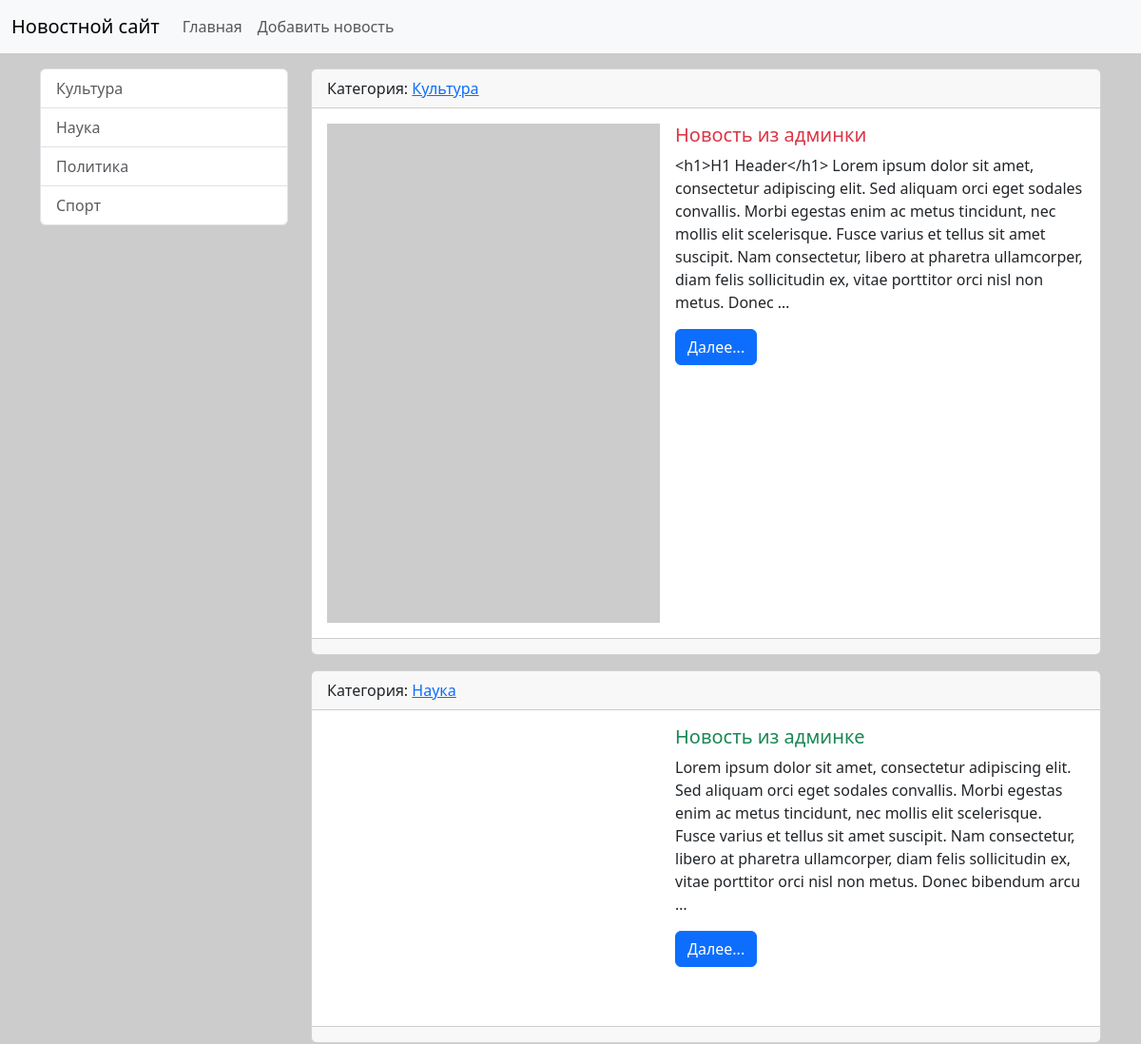
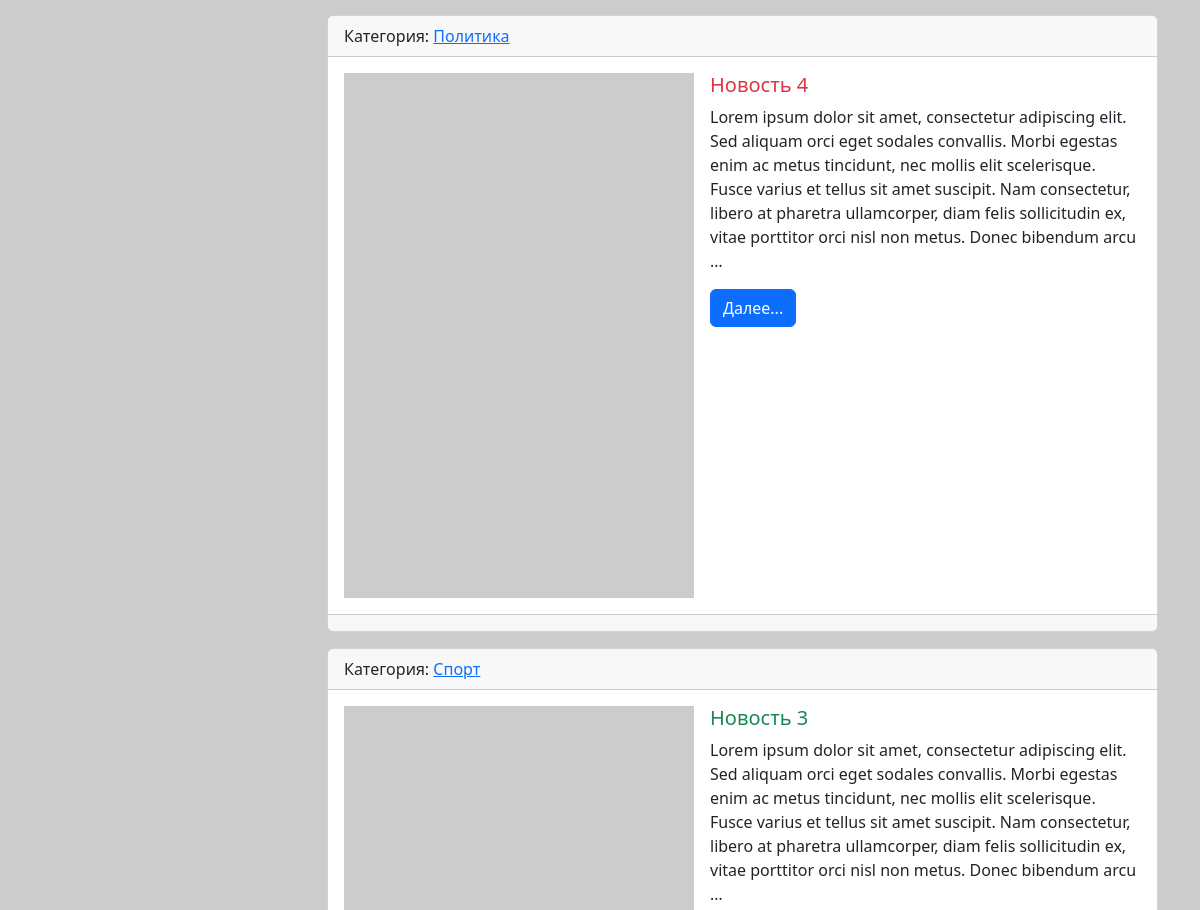
The app's page / (upper part), older data (2 pictures, top to bottom).
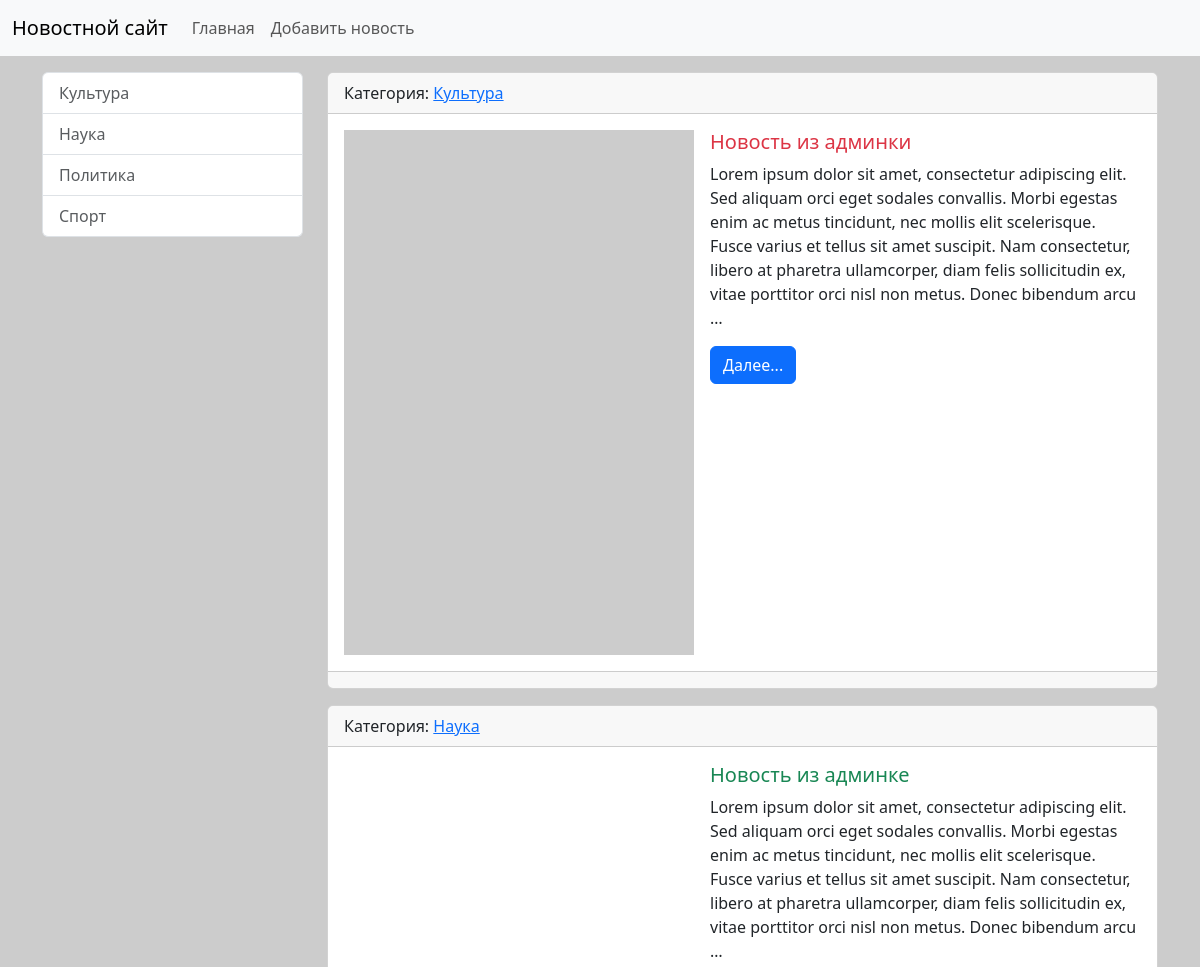
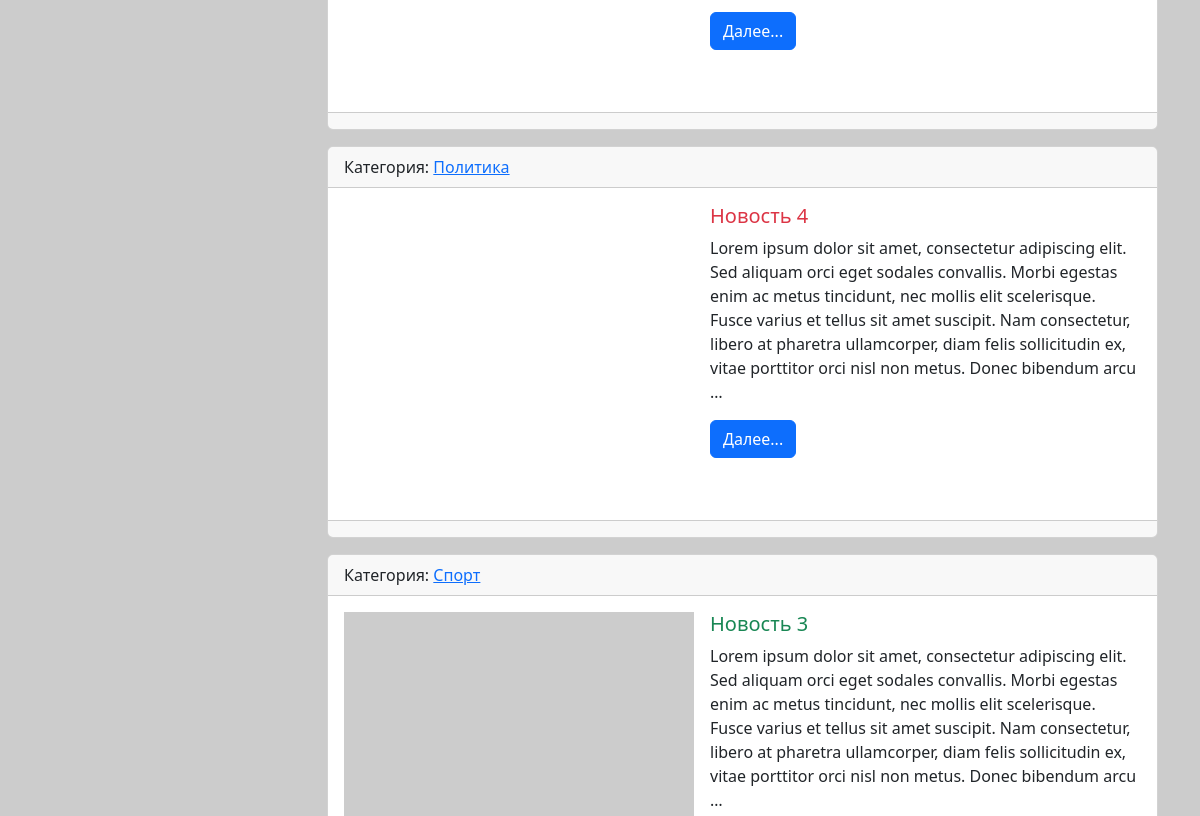
The same page, newer data (2 pictures, top to bottom).
### news/models.py (models this page shows, shortened)
class News(models.Model):
    title = models.CharField(max_length=150, verbose_name="Наименование")
    content = models.TextField(blank=True, verbose_name="Содержание")
    created_at = models.DateTimeField(auto_now_add=True, verbose_name="Дата создания")
    updated_at = models.DateTimeField(auto_now=True, verbose_name="Дата редактирования")
    photo = models.ImageField(upload_to='photos/%Y/%m/%d', verbose_name="Фото", blank=True)
    is_published = models.BooleanField(default=True, verbose_name="Опубликовано")
    category = models.ForeignKey('Category', on_delete=models.PROTECT, null=True, verbose_name = 'Категория') # Модель можно указать двумя способами: ссылкой на модель (но только в том случае, если эта модель объявлена раньше, перед указанием foreign key в другой модели) или указав имя модели - 'Category'. null=True поставлен из-за того, что category и связь с category были добавлены после того, как в БД уже были добавлены новости без категории.
    class Meta:
        verbose_name = 'Новость'    # Это правильный перевод или наименование единственного числа объекта модели, с которой мы работаем
        verbose_name_plural = 'Новости' # Это правильный перевод или наименование множественного числа объектов модели, с которой мы работаем
        ordering = ['-created_at'] # Это параметр сортировки объектов модели, с которой мы работаем ("-" означает, что в обратном порядке)
    def get_absolute_url(self):
        return reverse('view_news', kwargs={"news_id": self.pk})

class Category(models.Model):
    title = models.CharField(max_length=150, db_index=True, verbose_name = 'Наименование категории') # При наличии db_index поле индексируется и поиск полей в этой таблице / модели становится более быстрым
    def get_absolute_url(self): # Название этого метода должно быть именно таким, чтобы Django мог его распознать и использовать для получения URL-адреса объекта и это договорённость между разработчиками Django. Этот метод возвращает URL-адрес для конкретного объекта модели, который будет использовать. Также django автоматически ищет этот метод и если находит его, то в админ.панели автоматически появляется кнопка "смотреть на сайте", которая ведёт на соответствующую страницу на сайте. При другом названии метода кнопки не будет.
        return reverse('category', kwargs={"category_id": self.pk}) # Главное отличе этой фукнции от template tag в том, что она строит ссылку в python-файлах, а template tag - в html-шаблонах. Здесь мы используем имя маршрута 'category' и передаем параметр category_id, который равен первичному ключу (pk) текущего объекта категории. В результате функция reverse вернет URL-адрес для этой категории, который можно использовать в шаблонах или других частях приложения.
    class Meta:
        verbose_name = 'Категория'
        verbose_name_plural = 'Категории'
        ordering = ('title', )
    def __str__(self):
        return self.title

### news/views.py (the view)
# urls.py: path('', index, name='home'),    # Из-за того, что в корневом файле views.py есть include со списком маршрутов и path с 'news/' был отброшен, то здесь мы указываем пустую строку, а потом функцию, кото
def index(request):
    news = News.objects.all()  # Получаем все новости, отсортированные по дате создания в обратном порядке. Сотрировка берётся из модели, из класса Meta
    context = {
        'news': news,
        'title': 'Список категорий',
    }
    return render(request, template_name='news/index.html', context=context)

### news/templatetags/news_tags.py (called while the page is built)
@register.inclusion_tag('news/list_categories.html')
def show_categories():    # Можно передавать дополнительные параметры (def show_categories(arg1='Hello', arg2='World')
    categories = Category.objects.all()
    return {"categories": categories}   # При передачи доп. параметров в функцию return должен выглядеть с из возвратом, чтобы увидеть их значения return {"categories": categories, "arg1": arg1, "arg2": arg2}

### news/templates/news/index.html (shortened to what this page needs)
{% extends 'base.html' %}
{% block sidebar %}
{% include 'include/_sidebar.html' %}
{% endblock %}
{% block content %}
{% for item_news in news %}
    <div class="card mb-3">
        <div class="card-header">
            Категория: <a href="{{ item_news.category.get_absolute_url }}">{{ item_news.category }}</a>
        </div>
        <div class="card-body">
            <div class="d-flex align-items-start" style="min-height: 300px;">
                {% if item_news.photo %}
                    <img src="{{ item_news.photo.url }}" alt="" width="350" class="flex-shrink-0 me-3">
                {% else %}
                    <img src="https://picsum.photos/seed/picsum/200/300" alt="" width="350" class="flex-shrink-0 me-3">
                {% endif %}
                <div class="flex-grow-1">
                    <div class="media-body">
                        <h5 class="card-title {% cycle 'text-danger' 'text-success' %}">{{ item_news.title }}</h5>
                        <p class="card-text">{{ item_news.content|truncatewords:50 }}</p>
                        <a href="{{ item_news.get_absolute_url }}" class="btn btn-primary">Далее...</a>
                    </div>
                </div>
            </div>
        </div>
        <div class="card-footer text-body-secondary">
        </div>
    </div>
{% empty %}
    Больше новостей нет.
{% endfor %}
{% endblock  %}

Row changes from the older to the newer data that the page shows:
changed News "Новость из админки": content "<h1>H1 Header</h1> Lorem ipsum dolor sit amet, consectetur adipiscing elit. Sed aliquam orci eget sodales convallis. Morbi egestas enim ac metus tincidunt, nec mollis elit scelerisque. Fusce varius et tellus sit amet suscipit. Nam consectetur, libero at pharetra ullamcorper, diam felis sollicitudin ex, vitae porttitor orci nisl non metus. Donec …" → "Lorem ipsum dolor sit amet, consectetur adipiscing elit. Sed aliquam orci eget sodales convallis. Morbi egestas enim ac metus tincidunt, nec mollis elit scelerisque. Fusce varius et tellus sit amet suscipit. Nam consectetur, libero at pharetra ullamcorper, diam felis sollicitudin ex, vitae porttitor orci nisl non metus. Donec bibendum arcu …"
changed News "Новость 4": photo: picture removed
